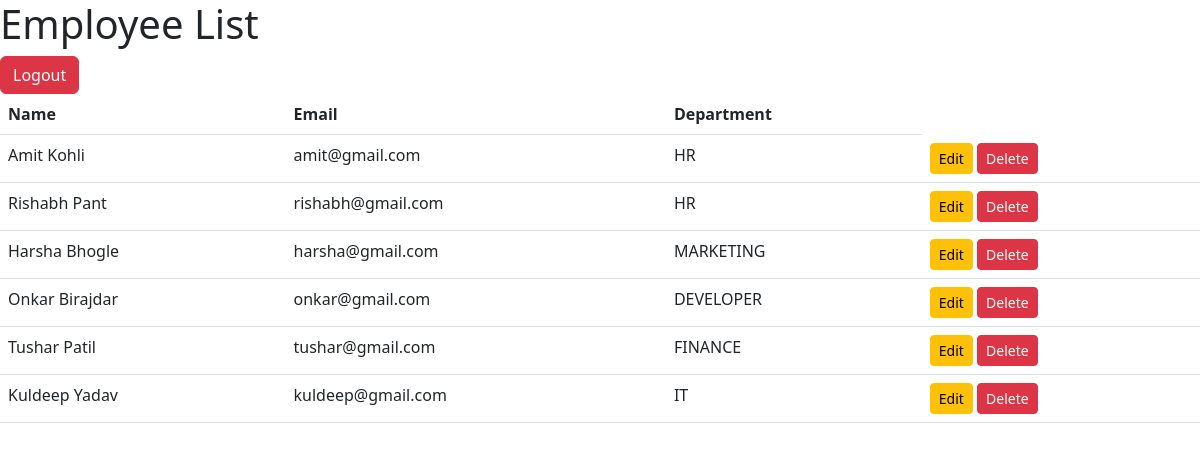
Screenshot of /employees/ (signed in) with the database file from the repository.
### employees/models.py (models this page shows, shortened)
class Employee(models.Model):
    first_name = models.CharField(max_length=100)
    last_name = models.CharField(max_length=100)
    email = models.EmailField(unique=True)
    department = models.ForeignKey(
        Department,
        on_delete=models.CASCADE
    )

class Department(models.Model):
    name = models.CharField(max_length=100)
    def __str__(self):
        return self.name

### employees/views.py (the view)
# urls.py: path('', employee_list, name='employee_list'),
@login_required
def employee_list(request):
    employees = Employee.objects.all()
    return render(
        request,
        'employees/list.html',
        {'employees': employees}
    )

### employees/templates/employees/list.html (shortened to what this page needs)
<!doctype html>
<html>
  <head>
    <link
      href="https://cdn.jsdelivr.net/npm/bootstrap@5.3.0/dist/css/bootstrap.min.css"
      rel="stylesheet"
    />
  </head>
  <body>
    <h1>Employee List</h1>
    <form action="{% url 'logout' %}" method="post">
      <button type="submit" class="btn btn-danger">Logout</button>
    </form>
    <table class="table">
      <thead>
        <tr>
          <th>Name</th>
          <th>Email</th>
          <th>Department</th>
        </tr>
      </thead>
      <tbody>
        {% for employee in employees %}
        <tr>
          <td>{{ employee.first_name }} {{ employee.last_name }}</td>
          <td>{{ employee.email }}</td>
          <td>{{ employee.department }}</td>
          <td>
            <a
              href="{% url 'edit_employee' employee.id %}"
              class="btn btn-warning btn-sm"
            >
              Edit
            </a>
            <a
              href="{% url 'delete_employee' employee.id %}"
              class="btn btn-danger btn-sm"
            >
              Delete
            </a>
          </td>
        </tr>
        {% endfor %}
      </tbody>
    </table>
  </body>
</html>

### rows the page displays
Employee: first_name "Amit", last_name "Kohli", email "amit@gmail.com", department "HR"
Employee: first_name "Rishabh", last_name "Pant", email "rishabh@gmail.com", department "HR"
Employee: first_name "Harsha", last_name "Bhogle", email "harsha@gmail.com", department "MARKETING"
Employee: first_name "Onkar", last_name "Birajdar", email "onkar@gmail.com", department "DEVELOPER"
Employee: first_name "Tushar", last_name "Patil", email "tushar@gmail.com", department "FINANCE"
Employee: first_name "Kuldeep", last_name "Yadav", email "kuldeep@gmail.com", department "IT"
